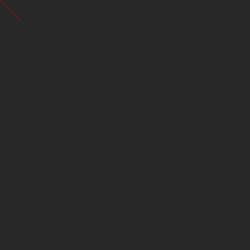
Frame 1 (no input)
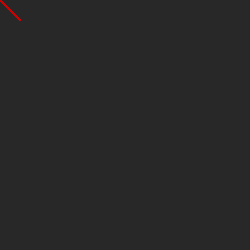
Frame 60 (the mouse pressed at the canvas centre just before this capture)
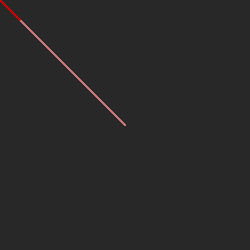
Frame 120 (the mouse held since frame 60 and released just before this capture)

The Processing sketch that drew these frames (run headless with seeded random() and noise(); from frame 60 on, the mouse is pressed at the canvas centre):

// Processing sketch: processing_19655
// ── processing_19655.pde

PFont font;

void setup(){
size(250 ,250);
fill(0,102);
background(40);
smooth();
noStroke();
}

void draw(){
  noFill();
stroke(200,mouseY,mouseX,102);
line(mouseX, mouseY, 20,20);
//drawing lines



noStroke();
fill(40);
ellipse (150,250,90,90);

ellipse (230,240,100,100);

ellipse (230,150,80,80);

ellipse (95,140,60,60);

ellipse (140,50,40,40);

ellipse (20,50,20,20);

ellipse (20,0,10,10);}




  
